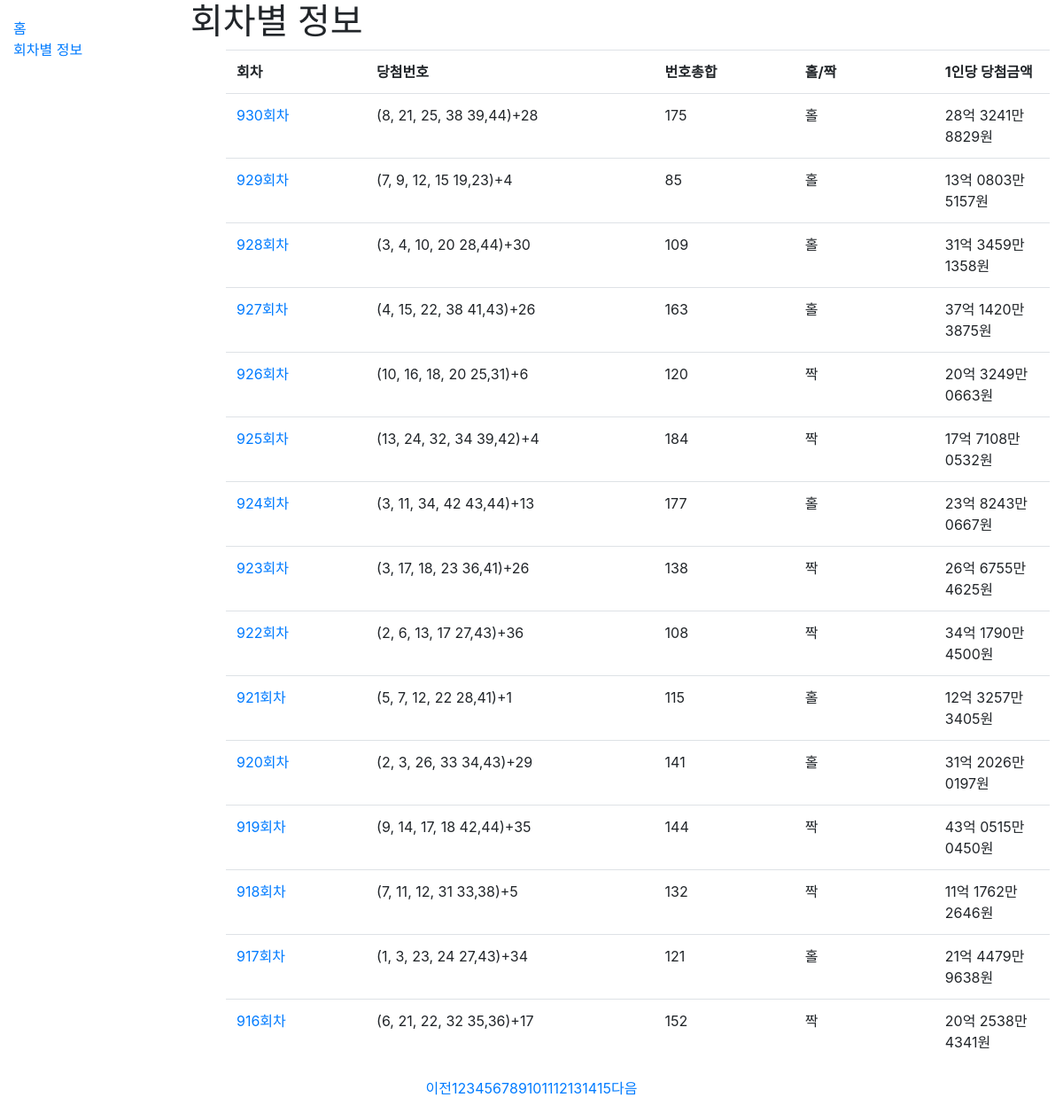
Page /catalog/rounds/?page=2 on the committed database.
### catalog/models.py (models this page shows, shortened)
class Round(models.Model):
    round_num = models.IntegerField(help_text='Number of round', primary_key=True)
    first_win_num = models.IntegerField(help_text='First winning number of the round')
    second_win_num = models.IntegerField(help_text='Second winning number of the round')
    third_win_num = models.IntegerField(help_text='Third winning number of the round')
    fourth_win_num = models.IntegerField(help_text='Fourth winning number of the round')
    fifth_win_num = models.IntegerField(help_text='Fifth winning number of the round')
    sixth_win_num = models.IntegerField(help_text='Sixth winning number of the round')
    bonus_num = models.IntegerField(help_text='Bonus number of the round')
    first_win_money = models.BigIntegerField(help_text='Total winning money for first place')
    second_win_money = models.BigIntegerField(help_text='Total winning money for second place')
    third_win_money = models.BigIntegerField(help_text='Total winning money for third place')
    fourth_win_money = models.BigIntegerField(help_text='Total winning money for fourth place')
    fifth_win_money = models.BigIntegerField(help_text='Total winning money for fifth place')
    num_first_winner = models.IntegerField(help_text='Number of first place winner')
    num_second_winner = models.IntegerField(help_text='Number of second place winner')
    num_third_winner = models.IntegerField(help_text='Number of third place winner')
    num_fourth_winner = models.IntegerField(help_text='Number of fourth place winner')
    num_fifth_winner = models.IntegerField(help_text='Number of fifth place winner')
    num_auto = models.IntegerField(help_text='Number of winner by auto type', blank=True, null=True)
    num_manual = models.IntegerField(help_text='Number of winner by manual type', blank=True, null=True)
    num_halfauto = models.IntegerField(help_text='Number of winner by halfauto type', blank=True, null=True)
    first_stores = models.ManyToManyField('Store', help_text='Stores that won first place', blank=True,
                                          related_name='first_stores')
    second_stores = models.ManyToManyField('Store', help_text='Stores that won second place', blank=True,
                                           related_name='second_stores')
    @property
    def get_win_info(self):
        win_moneys = [self.first_win_money, self.second_win_money, self.third_win_money, self.fourth_win_money,
                    self.fifth_win_money]
        num_winners = [self.num_first_winner, self.num_second_winner, self.num_third_winner, self.num_fourth_winner,
                    self.num_fifth_winner]
        results = []
        for i in range(5):
            info = []
            info.append(i+1)
            info.append(money2readble(win_moneys[i]))
            info.append(money2readble(int(win_moneys[i]/num_winners[i])))
            info.append(num_winners[i])
            results.append(info)
        return results
    def get_num_sum(self):
        return self.first_win_num+self.second_win_num+self.third_win_num+self.fourth_win_num+self.fifth_win_num+self.sixth_win_num
    def get_oddity(self):
        if self.get_num_sum()%2:
            return "홀"
        return "짝"
    def get_absolute_url(self):
        return reverse('round-detail', args=[str(self.round_num)])

### catalog/views.py (the view)
# urls.py: path('rounds/', views.roundListView.as_view(), name='rounds'),
class roundListView(generic.ListView):
    model = Round
    paginate_by = 15
    def get_queryset(self):
        return Round.objects.order_by('-round_num') # 내림차순
    def get_context_data(self, **kwargs):
        context = super(roundListView, self).get_context_data(**kwargs)
        paginator = context['paginator']
        page_numbers_range = 15  # Display only 155 page numbers
        max_index = len(paginator.page_range)
        page = self.request.GET.get('page')
        current_page = int(page) if page else 1
        start_index = int((current_page - 1) / page_numbers_range) * page_numbers_range
        end_index = start_index + page_numbers_range
        if end_index >= max_index:
            end_index = max_index
        page_range = paginator.page_range[start_index:end_index]
        context['page_range'] = page_range
        return context

### catalog/models.py (called while the page is built)
def money2readble(money):
    money=str(money)
    money_len=len(money)
    if money_len<5:
        return money+'원'
    elif money_len<9:
        return money[0:money_len-4]+'만 '+money[money_len-4:money_len]+'원'
    elif money_len<13:
        return money[0:money_len-8]+'억 '+money[money_len-8:money_len-4]+'만 '+money[money_len-4:money_len]+'원'
    elif money_len<17:
        return money[0:money_len-12]+'조 '+money[money_len-12:money_len-8]+'억 '+money[money_len-8:money_len-4]+'만 '+money[money_len-4:money_len]+'원'

### catalog/templates/catalog/round_list.html
{% extends "base_generic.html" %}
{% block content %}
  <h1>회차별 정보</h1>
  {% if round_list %}
  <ul>
    <table class = "table table-hover table-responsive">
      <colgroup>
        <col width="17%">
        <col width="35%">
        <col width="17%" span="2">
        <col width="28%">
      </colgroup>
    <tr>
      <th class="tg-21xh"> 회차 </th>
      <th class="tg-21xh"> 당첨번호 </th>
      <th class="tg-21xh"> 번호총합 </th>
      <th class="tg-21xh"> 홀/짝 </th>
      <th class="tg-21xh"> 1인당 당첨금액 </th>
    </tr>
    {% for round in round_list %}
    <tr>
      <td><a href="{{ round.get_absolute_url }}">{{ round.round_num }}회차</a></td>
      <td>({{ round.first_win_num }}, {{ round.second_win_num }}, {{ round.third_win_num }}, {{ round.fourth_win_num }}
  {{ round.fifth_win_num }},{{ round.sixth_win_num }})+{{ round.bonus_num }}</td>
      <td>{{ round.get_num_sum }}</td>
      <td>{{ round.get_oddity }}</td>
      <td>{{ round.get_win_info.0.2 }}</td>
    </tr>
    {% endfor %}
  </table>
  </ul>
  {% else %}
    <p>There are no rounds in the library.</p>
  {% endif %}
{% endblock %}

### rows in the picture
Round: round_num "930", first_win_num "8", second_win_num "21", third_win_num "25", fourth_win_num "38", fifth_win_num "39", sixth_win_num "44", bonus_num "28", get_num_sum "175", get_oddity "홀", get_win_info.0.2 "28억 3241만 8829원"
Round: round_num "929", first_win_num "7", second_win_num "9", third_win_num "12", fourth_win_num "15", fifth_win_num "19", sixth_win_num "23", bonus_num "4", get_num_sum "85", get_oddity "홀", get_win_info.0.2 "13억 0803만 5157원"
Round: round_num "928", first_win_num "3", second_win_num "4", third_win_num "10", fourth_win_num "20", fifth_win_num "28", sixth_win_num "44", bonus_num "30", get_num_sum "109", get_oddity "홀", get_win_info.0.2 "31억 3459만 1358원"
Round: round_num "927", first_win_num "4", second_win_num "15", third_win_num "22", fourth_win_num "38", fifth_win_num "41", sixth_win_num "43", bonus_num "26", get_num_sum "163", get_oddity "홀", get_win_info.0.2 "37억 1420만 3875원"
Round: round_num "926", first_win_num "10", second_win_num "16", third_win_num "18", fourth_win_num "20", fifth_win_num "25", sixth_win_num "31", bonus_num "6", get_num_sum "120", get_oddity "짝", get_win_info.0.2 "20억 3249만 0663원"
Round: round_num "925", first_win_num "13", second_win_num "24", third_win_num "32", fourth_win_num "34", fifth_win_num "39", sixth_win_num "42", bonus_num "4", get_num_sum "184", get_oddity "짝", get_win_info.0.2 "17억 7108만 0532원"
Round: round_num "924", first_win_num "3", second_win_num "11", third_win_num "34", fourth_win_num "42", fifth_win_num "43", sixth_win_num "44", bonus_num "13", get_num_sum "177", get_oddity "홀", get_win_info.0.2 "23억 8243만 0667원"
Round: round_num "923", first_win_num "3", second_win_num "17", third_win_num "18", fourth_win_num "23", fifth_win_num "36", sixth_win_num "41", bonus_num "26", get_num_sum "138", get_oddity "짝", get_win_info.0.2 "26억 6755만 4625원"
Round: round_num "922", first_win_num "2", second_win_num "6", third_win_num "13", fourth_win_num "17", fifth_win_num "27", sixth_win_num "43", bonus_num "36", get_num_sum "108", get_oddity "짝", get_win_info.0.2 "34억 1790만 4500원"
Round: round_num "921", first_win_num "5", second_win_num "7", third_win_num "12", fourth_win_num "22", fifth_win_num "28", sixth_win_num "41", bonus_num "1", get_num_sum "115", get_oddity "홀", get_win_info.0.2 "12억 3257만 3405원"
Round: round_num "920", first_win_num "2", second_win_num "3", third_win_num "26", fourth_win_num "33", fifth_win_num "34", sixth_win_num "43", bonus_num "29", get_num_sum "141", get_oddity "홀", get_win_info.0.2 "31억 2026만 0197원"
Round: round_num "919", first_win_num "9", second_win_num "14", third_win_num "17", fourth_win_num "18", fifth_win_num "42", sixth_win_num "44", bonus_num "35", get_num_sum "144", get_oddity "짝", get_win_info.0.2 "43억 0515만 0450원"
Round: round_num "918", first_win_num "7", second_win_num "11", third_win_num "12", fourth_win_num "31", fifth_win_num "33", sixth_win_num "38", bonus_num "5", get_num_sum "132", get_oddity "짝", get_win_info.0.2 "11억 1762만 2646원"
Round: round_num "917", first_win_num "1", second_win_num "3", third_win_num "23", fourth_win_num "24", fifth_win_num "27", sixth_win_num "43", bonus_num "34", get_num_sum "121", get_oddity "홀", get_win_info.0.2 "21억 4479만 9638원"
Round: round_num "916", first_win_num "6", second_win_num "21", third_win_num "22", fourth_win_num "32", fifth_win_num "35", sixth_win_num "36", bonus_num "17", get_num_sum "152", get_oddity "짝", get_win_info.0.2 "20억 2538만 4341원"

### other values in the picture
{{ page }} "1" "2" "3" "4" "5" "6" "7" "8" "9" "10" "11" "12" "13" "14" "15"
